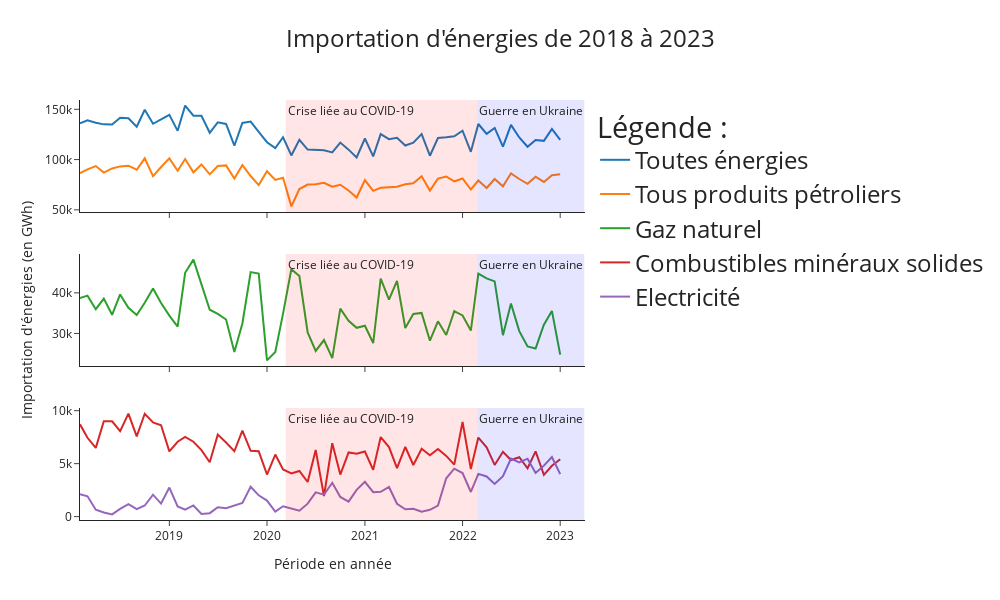

This figure's notebook cell:
### Code cell
fig = make_subplots(rows=3, cols=1, shared_xaxes=True)

fig.add_trace(go.Scatter(x=synth_ener.index, y=synth_ener['2.1 Importations toutes énergies (en GWh)'], name='Toutes énergies'), row=1, col=1)
fig.add_trace(go.Scatter(x=synth_ener.index, y=synth_ener["2.1.2 Importations de tous produits pétroliers (en GWh)"], name="Tous produits pétroliers"), row=1, col=1)
fig.add_trace(go.Scatter(x=synth_ener.index, y=synth_ener['2.1.3 Importations de gaz naturel (en GWh)'], name='Gaz naturel'), row=2, col=1)

fig.add_trace(go.Scatter(x=synth_ener.index, y=synth_ener['2.1.1 Importations de combustibles minéraux solides (en GWh)'], name='Combustibles minéraux solides'), row=3, col=1)
fig.add_trace(go.Scatter(x=synth_ener.index, y=synth_ener["2.1.4 Importations d'électricité (en GWh)"], name="Electricité"), row=3, col=1)

fig.add_vrect(x0='2020-03-11', x1='2022-02-24', line_width=0, fillcolor="red", opacity=0.1, annotation_text='Crise liée au COVID-19', annotation_position='inside top left')
fig.add_vrect(x0='2022-02-24', x1='2023-04-01', line_width=0, fillcolor="blue", opacity=0.1, annotation_text='Guerre en Ukraine', annotation_position='inside top left')
   


fig.update_yaxes(title_text="Importation d'énergies (en GWh)", row=2, col=1)
fig.update_xaxes(title_text="Période en année", row=3, col=1)


fig.update_layout(title={
        'text': "Importation d'énergies de 2018 à 2023",
        'y':0.95,
        'x':0.5,
        'xanchor': 'center',
        'yanchor': 'top'},
        legend_title_text = "Légende :", width=1000, height=600, template='simple_white',legend_font_size=24, title_font_size=24)

fig.show()
